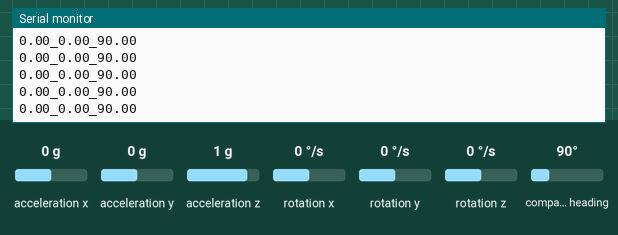
The sketch below on a simulated Arduino Nano 33 BLE. Shown: the last lines printed to the serial monitor. Inputs (shaded band) come from the test bench; at power-on: acceleration x 0 g, acceleration y 0 g, acceleration z 1 g, compass heading 90°, rotation x 0 °/s, rotation y 0 °/s, rotation z 0 °/s.

Above: at 1.2 s.
1.3 s: acceleration x set to -1.4 g
At 1.71 s:
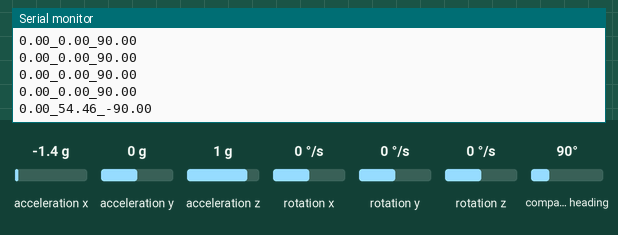
2.8 s: acceleration y set to -1.4 g
At 2.98 s:
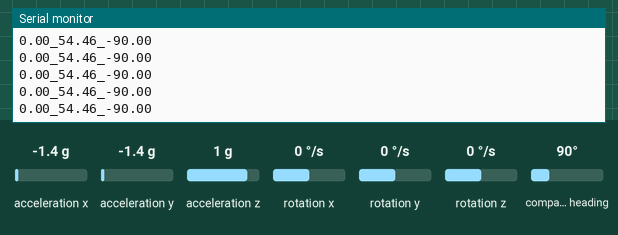
4.3 s: acceleration z set to -1.4 g
At 4.5 s:
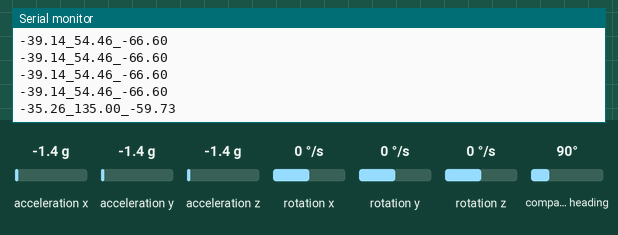
5.8 s: compass heading set to 7°
At 6.02 s:
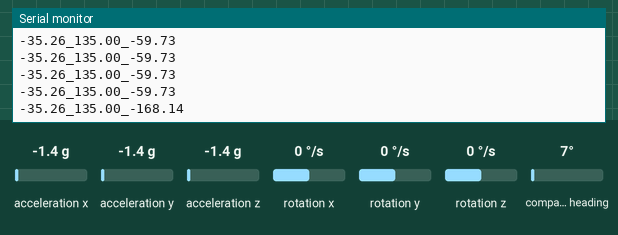
Timing chart, 0 to 8.3 s (numbered marks = the images above; inputs shaded):
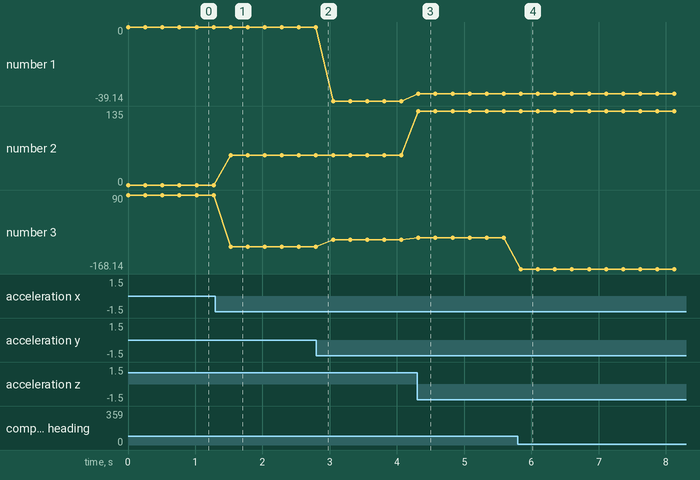

The sketch:

imu.ino
```cpp
#include <math.h>
#include "Arduino_BMI270_BMM150.h"

float gyro[3];
float acc[3];
float mag[3];

float* ang;

void setup(){
  Serial.begin(9600);
  while (!Serial);
  Serial.println("Started");

  if (!IMU.begin()) {
    Serial.println("Failed to initialize IMU!");
    while (1);
  }
}


void loop(){
  if (IMU.gyroscopeAvailable()
  && IMU.accelerationAvailable()
  && IMU.magneticFieldAvailable()) {
    IMU.readGyroscope(gyro[0], gyro[1], gyro[2]);
    IMU.readAcceleration(acc[0], acc[1], acc[2]);
    IMU.readMagneticField(mag[0], mag[1], mag[2]);
  }

  ang = angles(gyro, acc, mag);
  String val = floatToStringConcat( *(ang+0), *(ang+1), *(ang+2) );
  Serial.println(val);

  // print values
  // for(int i=0; i<3; i++){
  //   Serial.print( (*(ang+i)) );
  //   Serial.print("\t");
  // }
  Serial.println();
  delay(250);
}

// Function prototype: angles(gyro: arr[3], acc: arr[3], mag: arr[3])
float* angles(float gyro[3], float acc[3], float mag[3]) {
    float* result = new float[3];  // Array to hold the output: [pitch, roll, yaw]

    // Accelerometer calculations for pitch and roll
    float pitch = atan2(acc[1], sqrt(acc[0] * acc[0] + acc[2] * acc[2])) * 180.0 / PI;
    float roll = atan2(-acc[0], acc[2]) * 180.0 / PI;

    // Magnetometer calculation for yaw (corrected for pitch and roll)
    float magX = mag[0] * cos(pitch) + mag[1] * sin(roll) * sin(pitch) + mag[2] * cos(roll) * sin(pitch);
    float magY = mag[1] * cos(roll) - mag[2] * sin(roll);
    float yaw = atan2(magY, magX) * 180.0 / PI;

    // Store the results in the output array
    result[0] = pitch;
    result[1] = roll;
    result[2] = yaw;

    return result;
}

String floatToStringConcat(float num1, float num2, float num3) {
  return String(num1, 2) + "_" + String(num2, 2) + "_" + String(num3, 2);
}
```

Measured:
- after the input at 1.3 s, the serial monitor: prints a new line after 0.23 s (image 1)
- after the input at 4.3 s, the serial monitor: prints a new line at once (image 3)
- after the input at 5.8 s, the serial monitor: prints a new line at once (image 4)
- plotted number 1: 0 → -39.14 after the input at 2.8 s, -39.14 → -35.26 after the input at 4.3 s
- plotted number 2: 0 → 54.46 after the input at 1.3 s, 54.46 → 135 after the input at 4.3 s
- plotted number 3: 90 → -90 after the input at 1.3 s, -90 → -66.6 after the input at 2.8 s, -66.6 → -59.73 after the input at 4.3 s, -59.73 → -168.14 after the input at 5.8 s
